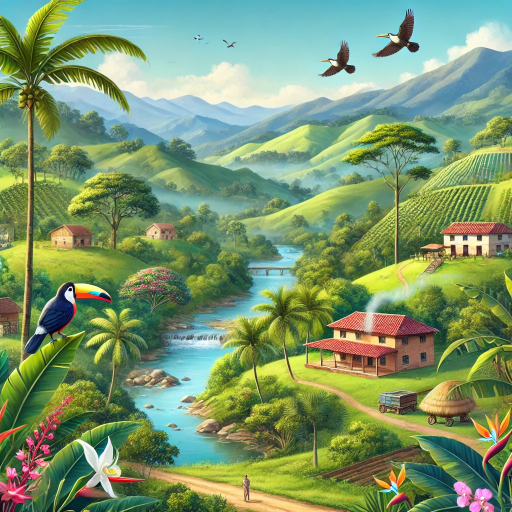
#> input picture Colombia.webp, 1024 x 1024 px (shown at 1/2 size)
$ python basic_opencv.py
#> lines starting #> are read from the running program, lines starting #| are printed output that depends on the picture
#> further down, img is the input picture: shape (1024, 1024, 3); mean B, G, R 108.5, 150.7, 123.4
import cv2
import numpy as np
import requests
from io import BytesIO
import matplotlib.pyplot as plt

# ======================
# Cargar imagen desde URL
# ======================
def cargar_imagen(url):
    resp = requests.get(url)
    img_array = np.asarray(bytearray(resp.content), dtype=np.uint8)
    return cv2.imdecode(img_array, cv2.IMREAD_COLOR)  # formato BGR


# ======================
# Funciones básicas
# ======================

# 1. Mostrar imagen
def mostrar(titulo, imagen):
    if len(imagen.shape) == 3:  # Color → convertir BGR a RGB
        imagen = cv2.cvtColor(imagen, cv2.COLOR_BGR2RGB)
        plt.imshow(imagen)
    else:  # Escala de grises
        plt.imshow(imagen, cmap="gray")
    plt.title(titulo)
    plt.axis("off")
    plt.show()

# 2. Escala de grises
def escala_grises(img):
    return cv2.cvtColor(img, cv2.COLOR_BGR2GRAY)
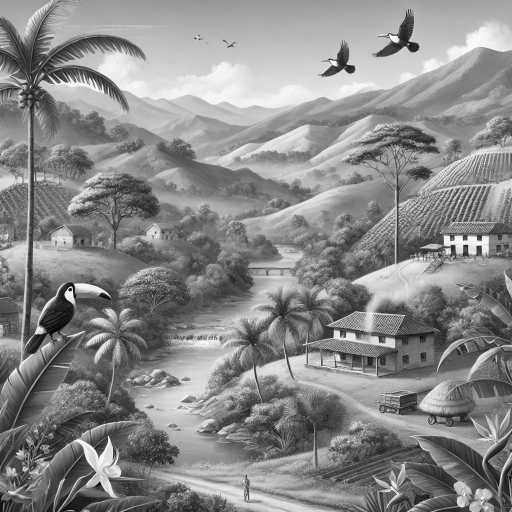
#> returned value: shape (1024, 1024) (shown at 1/2 size); min 1, max 255, mean 137.7

# 3. Redimensionar
def redimensionar(img, ancho=200, alto=200):
#> called with ancho = 150, alto = 150
    return cv2.resize(img, (ancho, alto))
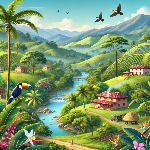
#> returned value: shape (150, 150, 3); mean of channels 0, 1, 2 108.4, 150.5, 123.3; drawn as B, G, R

# 4. Rotar
def rotar(img, grados=90):
#> called with grados = 45
    alto, ancho = img.shape[:2]
#> alto = 1024; ancho = 1024
    centro = (ancho // 2, alto // 2)
#> centro = (512, 512)
    matriz = cv2.getRotationMatrix2D(centro, grados, 1.0)
    return cv2.warpAffine(img, matriz, (ancho, alto))
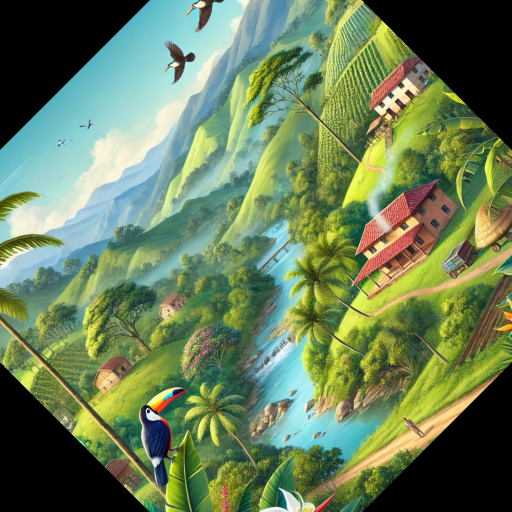
#> returned value: shape (1024, 1024, 3) (shown at 1/2 size); mean of channels 0, 1, 2 89.6, 127.2, 105; drawn as B, G, R

# 5. Recortar
def recortar(img, x1=50, y1=50, x2=200, y2=200):
#> called with x1 = 50, y1 = 50, x2 = 200, y2 = 200
    return img[y1:y2, x1:x2]
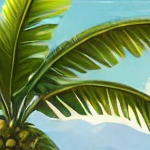
#> returned value: shape (150, 150, 3); mean of channels 0, 1, 2 98.9, 143.7, 117.4; drawn as B, G, R

# 6. Invertir colores
def invertir_colores(img):
    return cv2.bitwise_not(img)
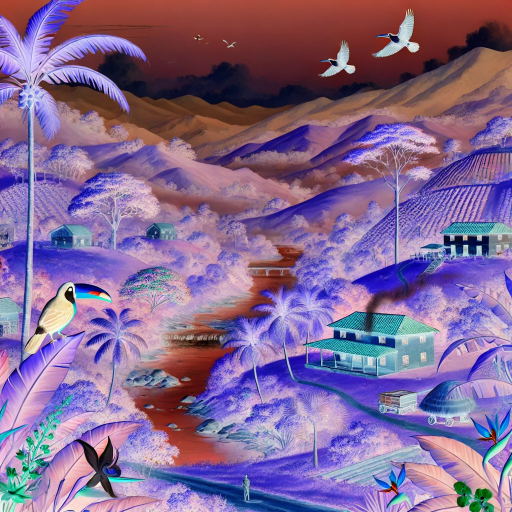
#> returned value: shape (1024, 1024, 3) (shown at 1/2 size); mean of channels 0, 1, 2 146.5, 104.3, 131.6; drawn as B, G, R

# 7. Desenfoque (Blur)
def desenfocar(img, k=15):
#> called with k = 15
    return cv2.GaussianBlur(img, (k, k), 0)
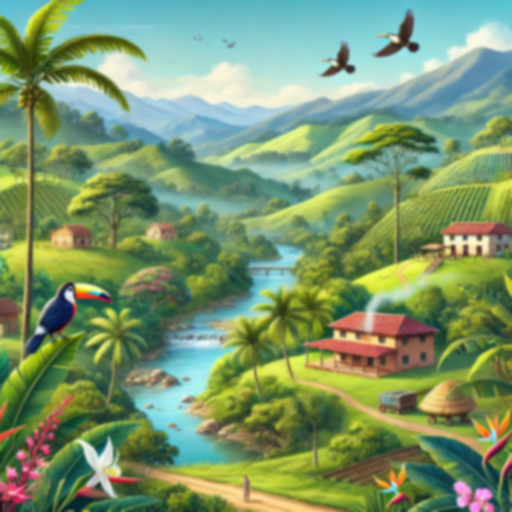
#> returned value: shape (1024, 1024, 3) (shown at 1/2 size); mean of channels 0, 1, 2 108.5, 150.7, 123.4; drawn as B, G, R

# 8. Detección de bordes
def bordes(img):
    gris = escala_grises(img)
    return cv2.Canny(gris, 100, 200)
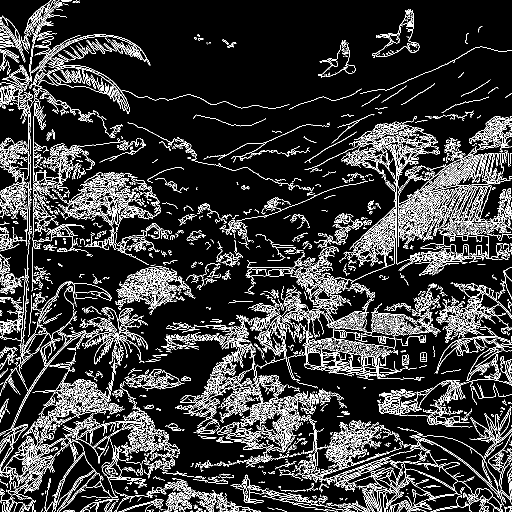
#> returned value: shape (1024, 1024) (shown at 1/2 size); 13.3% white in thin lines or dots

# 9. Guardar imagen
def guardar(img, nombre="resultado.jpg"):
    cv2.imwrite(nombre, img)
    print(f"Imagen guardada como {nombre}")


# ======================
# Ejemplo de uso
# ======================
if __name__ == "__main__":

    url = "Colombia.webp"
    #img = cargar_imagen()
    img = cv2.imread(filename=url)

    # Ejemplos
    gris = escala_grises(img)
    pequeño = redimensionar(img, 150, 150)
    girada = rotar(img, 45)
    recortada = recortar(img)
    invertida = invertir_colores(img)
    blur = desenfocar(img)
    edge = bordes(img)

    # Mostrar resultados
    mostrar("Original", img)
    mostrar("Grises", gris)
    mostrar("Redimensionada", pequeño)
    mostrar("Rotada", girada)
    mostrar("Recortada", recortada)
    mostrar("Invertida", invertida)
    mostrar("Desenfoque", blur)
    mostrar("Bordes", edge)

    # Guardar ejemplo
    guardar(invertida, "Test/invertida.jpg")

$ run again, with bulldog.jpg saved as Colombia.webp
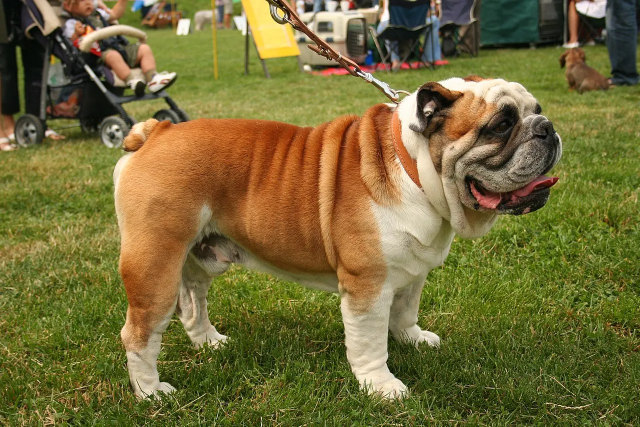
#> input picture bulldog.jpg, 1280 x 853 px (shown at 1/2 size)
#> img is the input picture: shape (853, 1280, 3); mean B, G, R 56.7, 107.7, 117.4
#> in invertir_colores, `return cv2.bitwise_not(img)`:
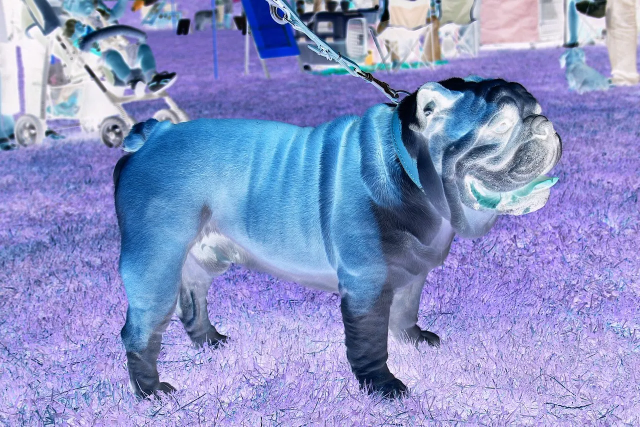
#> returned value: shape (853, 1280, 3) (shown at 1/2 size); mean of channels 0, 1, 2 198.3, 147.3, 137.6; drawn as B, G, R
#> in bordes, `return cv2.Canny(gris, 100, 200)`:
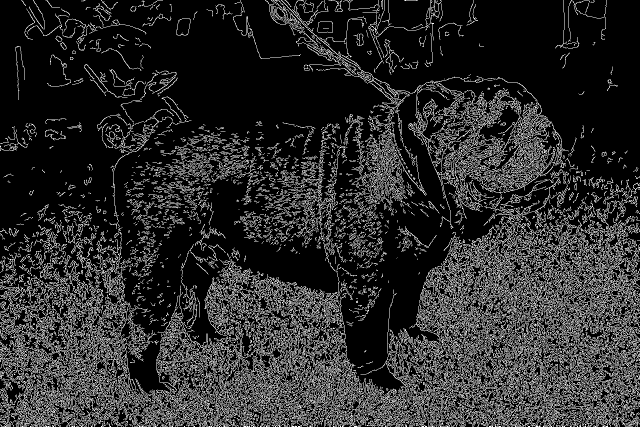
#> returned value: shape (853, 1280) (shown at 1/2 size); 17.1% white in thin lines or dots
#> imagen: shape (150, 150, 3)
#> imagen: shape (853, 1280, 3)
#> imagen: shape (150, 150, 3)
#> imagen: shape (853, 1280, 3)
